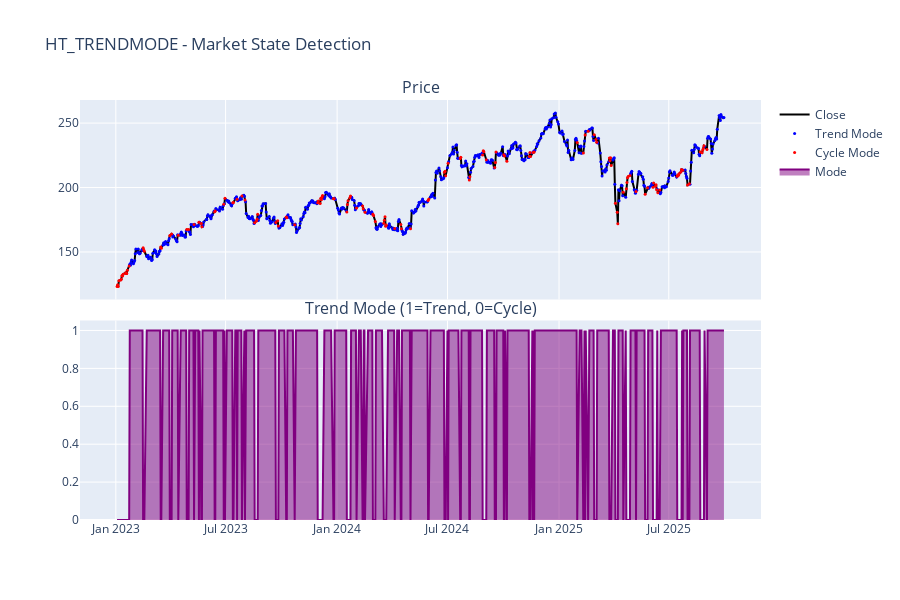

The code cell stored with this chart in its notebook:
### Markdown cell above
## 2. HT_TRENDMODE - Trend vs Cycle Mode

Identifies whether market is in trending mode (1) or cycling mode (0). Helps adapt strategy to market conditions.

### Code cell
trendmode = calculate_ht_trendmode(df, threshold=0.5)
df["trendmode"] = trendmode

fig = make_subplots(
    rows=2, cols=1, shared_xaxes=True, vertical_spacing=0.05, subplot_titles=("Price", "Trend Mode (1=Trend, 0=Cycle)")
)

fig.add_trace(go.Scatter(x=df["date"], y=df["close"], name="Close", line={"color": "black"}), row=1, col=1)

# Color price based on mode
trend_periods = df[df["trendmode"] == 1]
cycle_periods = df[df["trendmode"] == 0]

fig.add_trace(
    go.Scatter(
        x=trend_periods["date"],
        y=trend_periods["close"],
        mode="markers",
        name="Trend Mode",
        marker={"color": "blue", "size": 3},
    ),
    row=1,
    col=1,
)
fig.add_trace(
    go.Scatter(
        x=cycle_periods["date"],
        y=cycle_periods["close"],
        mode="markers",
        name="Cycle Mode",
        marker={"color": "red", "size": 3},
    ),
    row=1,
    col=1,
)

fig.add_trace(
    go.Scatter(x=df["date"], y=df["trendmode"], name="Mode", fill="tozeroy", line={"color": "purple"}), row=2, col=1
)

fig.update_layout(height=600, title_text="HT_TRENDMODE - Market State Detection")
fig.show()

print(f"Trend periods: {(df['trendmode'] == 1).sum()} days")
print(f"Cycle periods: {(df['trendmode'] == 0).sum()} days")

### Figure 1 — Plotly figure (JSON) as saved in the notebook; plotly's stock layout.template omitted (floating-point values rounded to 4 significant figures; data arrays with more than 128 entries replaced by an {"elided": "..."} marker saying what was removed)
{"data": [{"line": {"color": "black"}, "name": "Close", "type": "scatter", "x": {"elided": "688 str values"}, "xaxis": "x", "y": {"elided": "688 float values"}, "yaxis": "y"}, {"marker": {"color": "blue", "size": 3}, "mode": "markers", "name": "Trend Mode", "type": "scatter", "x": {"elided": "541 str values"}, "xaxis": "x", "y": {"elided": "541 float values"}, "yaxis": "y"}, {"marker": {"color": "red", "size": 3}, "mode": "markers", "name": "Cycle Mode", "type": "scatter", "x": {"elided": "147 str values"}, "xaxis": "x", "y": {"elided": "147 float values"}, "yaxis": "y"}, {"fill": "tozeroy", "line": {"color": "purple"}, "name": "Mode", "type": "scatter", "x": {"elided": "688 str values"}, "xaxis": "x2", "y": {"elided": "688 int values"}, "yaxis": "y2"}], "layout": {"annotations": [{"font": {"size": 16}, "showarrow": false, "text": "Price", "x": 0.5, "xanchor": "center", "xref": "paper", "y": 1, "yanchor": "bottom", "yref": "paper"}, {"font": {"size": 16}, "showarrow": false, "text": "Trend Mode (1=Trend, 0=Cycle)", "x": 0.5, "xanchor": "center", "xref": "paper", "y": 0.475, "yanchor": "bottom", "yref": "paper"}], "height": 600, "title": {"text": "HT_TRENDMODE - Market State Detection"}, "xaxis": {"anchor": "y", "domain": [0, 1], "matches": "x2", "showticklabels": false}, "xaxis2": {"anchor": "y2", "domain": [0, 1]}, "yaxis": {"anchor": "x", "domain": [0.525, 1]}, "yaxis2": {"anchor": "x2", "domain": [0, 0.475]}}}
